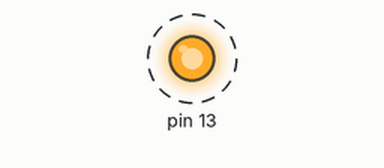
The sketch below on a simulated Arduino Uno, built for the host (arithmetic inside an expression is 32-bit, double 64-bit). On the bench: output pins drawn as LEDs (lit = HIGH). Dashed ring = blinking. Random numbers use the default seed unless the sketch sets one; what the sketch prints to the serial monitor is not drawn.

Above: at 3.8 s.
Timing chart, 0 to 6.7 s (numbered marks = the images above):
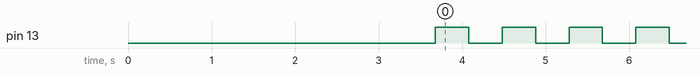

The sketch:

sketch_part2.ino
```cpp
#include "testasm.h"

void setup() {
  // put your setup code here, to run once
  Serial.begin(9600);
  test_sum_diff();
  pinMode (13, OUTPUT);
}


void test_sum_diff() {
  bool test_passed = 1;
  for (int i = 0; i < 100; i++) {
    unsigned char a = random(0, 256);
    unsigned char b = random(0, 256);
    unsigned int sum = a + b;
    unsigned int diff;
    if (a > b) {
      diff = a - b;
    } else {
      diff = b - a;
    }
    unsigned int total = sum+diff;
    if (testasm(a, b) != total) {
      Serial.print("Error: testasm(");
      Serial.print(a);
      Serial.print(", ");
      Serial.print(b);
      Serial.print(") = ");
      Serial.print(testasm(a, b));
      Serial.print(" != ");
      Serial.println(total);
      test_passed = 0;
    }
  }
  if (test_passed) {
    Serial.println("Tests passed!");
  }
}


void loop() {
  // put your main code here, to run repeatedly:
  digitalWrite (13, HIGH);
  delay(400);
  digitalWrite (13, LOW);
  delay(400);
}
```

testasm.cpp
```cpp
#include "testasm.h"

/* the attribute "used" tells the compiler to not inline this function */
__attribute__((used))
unsigned int testasm(unsigned char a, unsigned char b) {
  unsigned int out;

  asm volatile (R"(

   rjmp start_of_assembly

   .data
   ; any data values/static storage can go here

   .text

start_of_assembly:
   ; Your assembly language program goes here
   ;
   ; For this example, your program must not modify any registers other than
   ; r24 and r25. In other words, save and restore all the registers that
   ; are modified by your code.

   ; Tell the compiler to move the arguments a, b into registers
   ; r24, r25 respectively
   ;
   mov r24,%1
   mov r25,%2
   ;
   ;  --- YOUR CODE GOES HERE ---
   ;       r24 = a, r25 = b
   ;

    ; this function uses r0 and r1, so push them to the stack
    push r0
    push r1

    ; push a and b to the stack
    push r24
    push r25

    ; call sumval(a, b) and move the result to r1:r0
    call sumval
    mov r0, r24
    mov r1, r25

    ; pop a and b back to r24 and r25
    pop r25
    pop r24

    ; call diffval(a, b)
    call diffval

    ; set r25:r24 <- r25:r24 + r1:r0
    add r24, r0
    adc r25, r1

    ; replace r1 and r0 with their original values
    pop r1
    pop r0

    ; exit testasm
    rjmp end_of_assembly


  ; Definition of sumval (same as part 1)
  sumval:

    ; r24 <- r24 + r25
    add r24, r25

    ; set r25 to 0
    ldi r25, 0x00

    ; if the carry is set, branch to set_carry
    brcs set_carry
    ; otherwise, return
    ret

  ; set r25 to 1 and return
  set_carry:
    ldi r25, 0x01
    ret

  diffval:

    ; compare r25 with r24
    cp r25, r24

    ; branch to lessthan if r25 is less than r24
    brlo lessthan

    ; otherwise, set r24 <- r25 - r24 (b-a), set r25 to 0, and return
    sub r25, r24
    mov r24, r25
    ldi r25, 0x00
    ret

    ; set r24 <- r24 - r25 (a-b), set r25 to 0, and return
  lessthan:
    sub r24, r25
    ldi r25, 0x00
    ret


   ;
   ;  --- YOUR CODE ENDS ---
   ;      The result must be in the register pair r25:r24
   ;      You can also rjmp to the label end_of_assembly if you need to.
   ;
end_of_assembly:
   ; -- move r25:r24 to the 16-bit word in variable out
   movw %0,r24

)" : "=w" (out)  /* out is %0, and a 16-bit variable that is modified
		    by the assembly language */
   : "r" (a), "r" (b)  /* a is %1, b is %2, both are register-sized
			  variables */
   : "r25", "r24");   /* r24, r25 are modified by this assembly
			 language fragment */

  return out;
}
```

testasm.h
```cpp
unsigned int testasm (unsigned char, unsigned char);
```

Measured:
- by itself, pin 13: alternates HIGH for 0.40 s and LOW for 0.40 s
